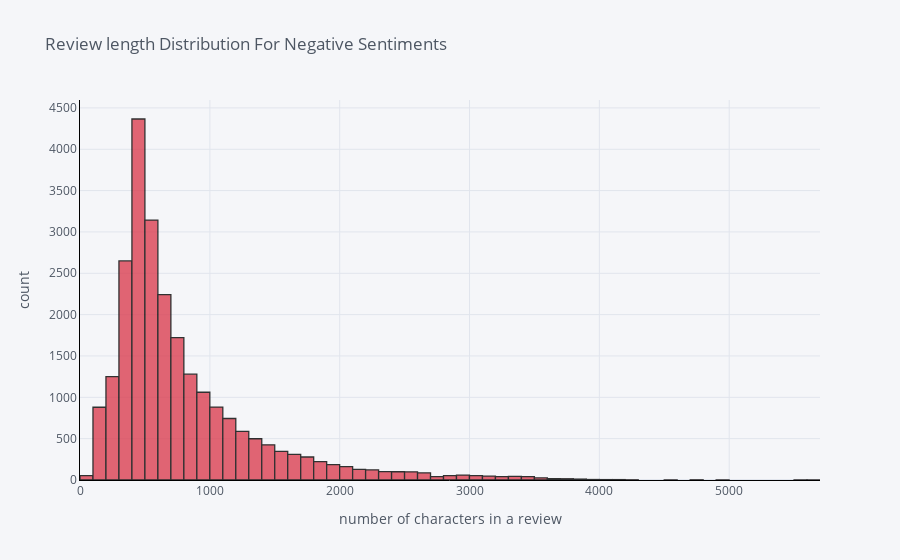

The cell this chart's notebook holds for it:
### Code cell
import cufflinks as cf
cf.go_offline()
cf.set_config_file(offline=False, world_readable=True)

neg['total_length'].iplot(
    kind='hist',
    bins=100,
    xTitle='number of characters in a review',
    linecolor='black',
    color="red",
    yTitle='count',
    title='Review length Distribution For Negative Sentiments')

### Figure 1 — Plotly figure (JSON) as saved in the notebook; plotly's stock layout.template omitted (floating-point values rounded to 4 significant figures; data arrays with more than 128 entries replaced by an {"elided": "..."} marker saying what was removed)
{"data": [{"histfunc": "count", "histnorm": "", "marker": {"color": "rgba(219, 64, 82, 1.0)", "line": {"color": "#000000", "width": 1.3}}, "name": "total_length", "nbinsx": 100, "opacity": 0.8, "orientation": "v", "type": "histogram", "x": {"elided": "24402 int values"}}], "layout": {"autosize": true, "barmode": "overlay", "legend": {"bgcolor": "#F5F6F9", "font": {"color": "#4D5663"}}, "paper_bgcolor": "#F5F6F9", "plot_bgcolor": "#F5F6F9", "title": {"font": {"color": "#4D5663"}, "text": "Review length Distribution For Negative Sentiments"}, "xaxis": {"autorange": true, "gridcolor": "#E1E5ED", "linecolor": "black", "range": [-0.5, 5700.0], "showgrid": true, "tickfont": {"color": "#4D5663"}, "title": {"font": {"color": "#4D5663"}, "text": "number of characters in a review"}, "type": "linear", "zerolinecolor": "#E1E5ED"}, "yaxis": {"autorange": true, "gridcolor": "#E1E5ED", "linecolor": "black", "range": [0, 4596.0], "showgrid": true, "tickfont": {"color": "#4D5663"}, "title": {"font": {"color": "#4D5663"}, "text": "count"}, "zerolinecolor": "#E1E5ED"}}}
